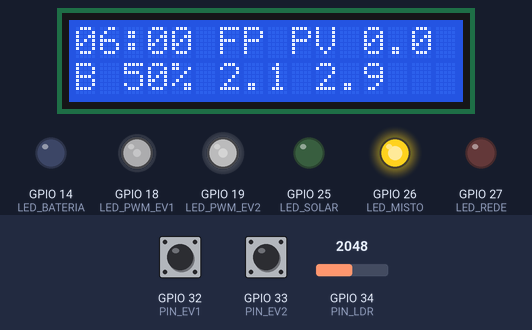
The sketch below on a simulated ESP32. Shown: 16×2 character LCD, output pins drawn as LEDs (lit = HIGH). The test bench sets the inputs (shaded band); at power-on: GPIO 32 (PIN_EV1) LOW, GPIO 34 (PIN_LDR) = 2048, GPIO 33 (PIN_EV2) LOW. What the sketch prints to the serial monitor is not drawn.

Above: at 2.7 s.
2.8 s: GPIO 32 (PIN_EV1) pulled HIGH for 1.85 s
At 4.0 s:
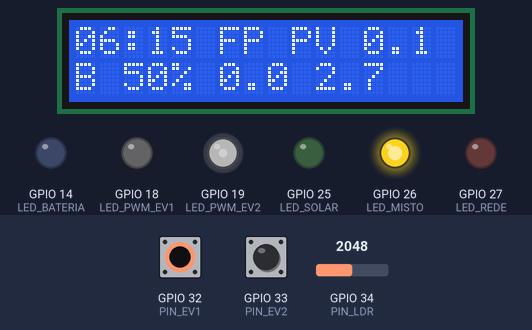
6.2 s: GPIO 34 (PIN_LDR) set to 2866
At 6.9 s:
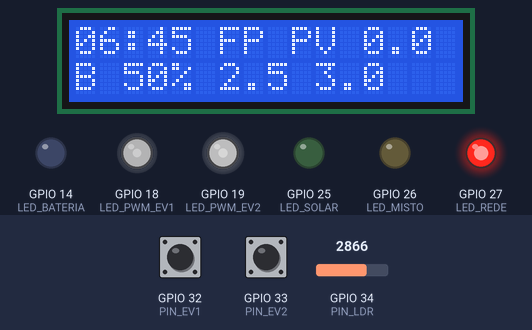
11.3 s: GPIO 33 (PIN_EV2) pulled HIGH for 1.85 s
At 12.7 s:
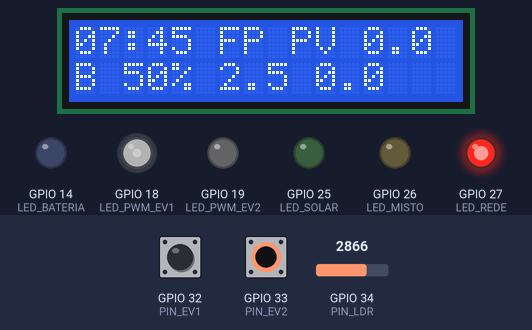
15.4 s: GPIO 34 (PIN_LDR) set to 1228
At 16.7 s:
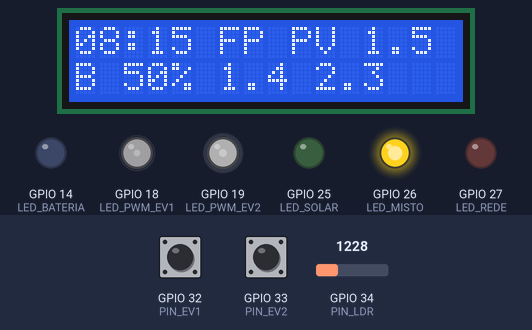
20.5 s: GPIO 34 (PIN_LDR) set to 0
At 22.6 s:
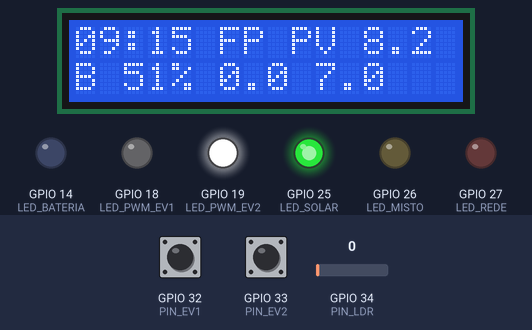
25.6 s: GPIO 33 (PIN_EV2) pulled HIGH for 1.85 s
At 28.4 s:
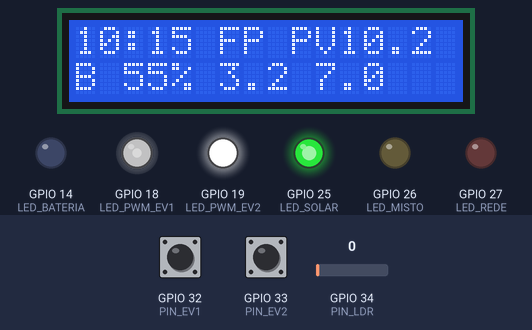
Timing chart, 0 to 44.7 s (numbered marks = the images above; inputs shaded):
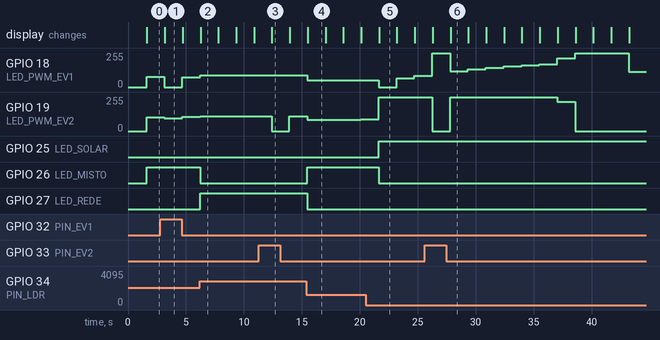

The sketch:

sketch.ino
```cpp
// ============================================================================
// GreenCharge — Controlador do Eletroposto (EVSE) — Sprint 4
// EV Challenge 2026 — FIAP — Energias Renováveis e Sustentabilidade
//
// Equipe: Bryan Lugli (RM571350) · Beckman Lugli (RM573442) · Guilherme Xavier (RM573053)
//
// Plataforma: ESP32 DevKit V1 (simulado no Wokwi)
//
// O QUE MUDOU EM RELAÇÃO À SPRINT 3
//   Sprint 3: 6 cenários fixos, regra "solar primeiro" e cada carro a 7,4 kW.
//   Sprint 4: o controlador LÊ SENSORES e roda o MESMO algoritmo inteligente
//   do motor Python (greencharge/estrategias.py), em versão embarcada:
//     - sensor de luz (LDR)    → irradiância → geração FV (inversor GoodWe ET)
//     - 2 chaves deslizantes   → veículo conectado no carregador 1 / 2 (GoodWe HCA)
//     - bateria simulada       → GoodWe Lynx Home F (16,38 kWh, LFP)
//     - relógio acelerado      → 1,5 s real = 15 min; percorre a Tarifa Branca
//     - LEDs PWM por carregador→ brilho = potência liberada (perfil OCPP em A)
//     - LEDs de status         → verde (só sol), amarelo (sol+bateria/rede), vermelho (só rede),
//                                azul (bateria descarregando)
//     - LCD 16x2 I2C           → painel local do eletroposto
//     - Serial                 → telemetria em JSON (uma linha a cada 15 min),
//                                que o Python importa: python -m greencharge.importar_wokwi log.txt
// ============================================================================

#include <Wire.h>
#include <LiquidCrystal_I2C.h>
#include <math.h>

// ---------------------------------------------------------------- pinos
const int PIN_LDR      = 34;   // AO do sensor de luminosidade
const int PIN_EV1      = 32;   // chave: carro conectado no carregador 1
const int PIN_EV2      = 33;   // chave: carro conectado no carregador 2
const int LED_SOLAR    = 25;   // verde
const int LED_MISTO    = 26;   // amarelo
const int LED_REDE     = 27;   // vermelho
const int LED_BATERIA  = 14;   // azul
const int LED_PWM_EV1  = 18;   // brilho = potência do carregador 1
const int LED_PWM_EV2  = 19;   // brilho = potência do carregador 2

LiquidCrystal_I2C lcd(0x27, 16, 2);

// ---------------------------------------------------------------- parâmetros (iguais ao config.py)
const float PV_KWP          = 15.0;
const float PERF_RATIO      = 0.80;
const float BAT_CAP_KWH     = 16.38;
const float BAT_SOC_MIN     = 0.10;
const float BAT_SOC_MAX     = 0.95;
const float BAT_P_KW        = 7.5;
const float BAT_EF          = 0.959;  // sqrt(0,92): perda dividida entre carga e descarga
const float P_MAX           = 7.0;    // GoodWe HCA 7 kW
const float P_MIN           = 1.4;    // ~6 A (mínimo da IEC 61851)
const float RESERVA_PONTA   = 8.0;    // kWh guardados para a ponta
const float MARGEM          = 0.85;
const float DT_H            = 0.25;   // passo de 15 min
const float FATOR_CO2       = 0.0247; // kg/kWh — SIN (MCTI, média jan–abr/2025)
const float TARIFA_PONTA    = 1.48030;
const float TARIFA_INTERM   = 0.98450;
const float TARIFA_FP       = 0.66924;
const unsigned long MS_POR_PASSO = 1500;

// ---------------------------------------------------------------- estado
struct Veiculo {
  bool conectado;
  float pedido;     // kWh pedidos
  float restante;   // kWh que faltam
  int saida;        // minuto do dia em que vai embora
  float potencia;   // kW liberados agora
};

Veiculo ev[2];
float socKwh = BAT_CAP_KWH * 0.5;
int minutoDia = 6 * 60;           // começa às 06:00
float acumSolar = 0, acumBat = 0, acumRede = 0, acumCusto = 0;

// ---------------------------------------------------------------- utilidades
const char* posto(int m) {
  if (m >= 17 * 60 + 30 && m < 20 * 60 + 30) return "P";   // ponta
  if ((m >= 16 * 60 + 30 && m < 17 * 60 + 30) || (m >= 20 * 60 + 30 && m < 21 * 60 + 30)) return "I";
  return "FP";
}

float precoAgora(int m) {
  const char* p = posto(m);
  if (p[0] == 'P') return TARIFA_PONTA;
  if (p[0] == 'I') return TARIFA_INTERM;
  return TARIFA_FP;
}

// curva do dia (0 à noite, 1 ao meio-dia solar) — aproximação do céu claro
float formaDoDia(int m) {
  float h = m / 60.0;
  if (h < 5.75 || h > 18.75) return 0;
  float s = sin(M_PI * (h - 5.75) / 13.0);
  return s > 0 ? pow(s, 1.3) : 0;
}

// LDR do Wokwi → lux (fórmula da documentação do componente, adaptada para 3,3 V / 12 bits)
float lerLux() {
  int bruto = analogRead(PIN_LDR);
  float v = bruto / 4095.0 * 3.3;
  if (v >= 3.29) v = 3.29;
  float r = 2000.0 * v / (1.0 - v / 3.3);
  const float GAMMA = 0.7, RL10 = 50;
  return pow(RL10 * 1e3 * pow(10, GAMMA) / r, 1.0 / GAMMA);
}

// claridade do céu 0..1 em escala logarítmica:
// 100 lux (tempestade) → 0 · 1.000 lux → 0,33 · 10.000 lux → 0,67 · 100.000 lux (sol pleno) → 1
float claridadeCeu() {
  float k = (log10(max(lerLux(), 1.0f)) - 2.0) / 3.0;
  return k < 0 ? 0 : (k > 1 ? 1 : k);
}

float geracaoPv(int m, float ceu) {
  return PV_KWP * PERF_RATIO * formaDoDia(m) * ceu;
}

// energia solar que ainda deve vir até o minuto "ate" (previsão local simples)
float previsaoSolarKwh(int de, int ate, float ceu) {
  float e = 0;
  for (int m = de; m < ate && m < 24 * 60; m += 15) e += geracaoPv(m, ceu) * DT_H;
  return e * 0.75;   // só confia em 75% da previsão
}

int passosForaPonta(int de, int ate) {
  int n = 0;
  for (int m = de; m < ate; m += 15) if (posto(m % 1440)[0] == 'F') n++;
  return n > 0 ? n : 1;
}

void lerChaves() {
  bool estado[2] = { digitalRead(PIN_EV1) == LOW, digitalRead(PIN_EV2) == LOW };
  for (int i = 0; i < 2; i++) {
    if (estado[i] && !ev[i].conectado) {          // carro acabou de chegar
      ev[i].conectado = true;
      ev[i].pedido = (i == 0) ? 22.0 : 12.0;       // kWh informados no app
      ev[i].restante = ev[i].pedido;
      ev[i].saida = minutoDia + (i == 0 ? 9 * 60 : 4 * 60);
      Serial.printf("{\"evento\":\"conectou\",\"carregador\":%d,\"pedido_kwh\":%.1f}\n", i + 1, ev[i].pedido);
    }
    if (!estado[i] && ev[i].conectado) {
      ev[i].conectado = false;
      ev[i].potencia = 0;
      Serial.printf("{\"evento\":\"desconectou\",\"carregador\":%d,\"restante_kwh\":%.2f}\n", i + 1, ev[i].restante);
    }
  }
}

// ---------------------------------------------------------------- algoritmo GreenCharge
void decidir(float pv, float ceu) {
  const char* p = posto(minutoDia);
  float totalRestante = 0;
  for (int i = 0; i < 2; i++) if (ev[i].conectado) totalRestante += ev[i].restante;
  if (totalRestante <= 0) totalRestante = 1;

  float soma = 0;
  for (int i = 0; i < 2; i++) {
    Veiculo &v = ev[i];
    v.potencia = 0;
    if (!v.conectado || v.restante <= 0.001) continue;
    float teto = min(P_MAX, v.restante / DT_H);
    int passos = max(1, (v.saida - minutoDia) / 15);
    // 1. garantia de prazo
    float futura = P_MAX * DT_H * (passos - 1) * MARGEM;
    float obrig = max(0.0f, (v.restante - futura) / DT_H);
    // 2. previsão solar rateada
    float sol = previsaoSolarKwh(minutoDia, v.saida, ceu) * v.restante / totalRestante;
    float precisaRede = max(0.0f, v.restante - sol);
    // 3. rede só no fora de ponta, espalhada nas horas baratas
    float pot = obrig;
    if (p[0] == 'F' && precisaRede > 0) {
      float ritmo = max(P_MIN, precisaRede / (passosForaPonta(minutoDia, v.saida) * DT_H));
      pot = max(pot, ritmo);
    }
    v.potencia = min(pot, teto);
    soma += v.potencia;
  }
  // 4. excedente solar para quem tem menos folga
  float sobra = pv - soma;
  int ordem[2] = {0, 1};
  float folga0 = (ev[0].saida - minutoDia) / 60.0 - ev[0].restante / P_MAX;
  float folga1 = (ev[1].saida - minutoDia) / 60.0 - ev[1].restante / P_MAX;
  if (folga1 < folga0) { ordem[0] = 1; ordem[1] = 0; }
  for (int k = 0; k < 2 && sobra > 0; k++) {
    Veiculo &v = ev[ordem[k]];
    if (!v.conectado || v.restante <= 0.001) continue;
    float teto = min(P_MAX, v.restante / DT_H);
    float novo = min(teto, v.potencia + sobra);
    if (novo > 0 && novo < P_MIN) continue;      // abaixo do mínimo o carro não carrega
    sobra -= novo - v.potencia;
    v.potencia = novo;
  }
}

// ---------------------------------------------------------------- física + saídas
void aplicar(float pv) {
  float carga = ev[0].potencia + ev[1].potencia;
  float pvEv = min(pv, carga);
  float deficit = carga - pvEv;

  // bateria: guarda reserva para a ponta até 16h30, depois libera
  float minimo = BAT_CAP_KWH * BAT_SOC_MIN;
  float descargaMax = BAT_P_KW;
  if (minutoDia >= 6 * 60 && minutoDia < 16 * 60 + 30) {
    descargaMax = max(0.0f, min(BAT_P_KW, (socKwh - minimo - RESERVA_PONTA) / DT_H));
  }
  float batEv = 0;
  if (deficit > 0) {
    float disp = max(0.0f, (socKwh - minimo) * BAT_EF / DT_H);
    batEv = min(min(deficit, descargaMax), min(BAT_P_KW, disp));
    socKwh -= batEv * DT_H / BAT_EF;
  }
  float rede = deficit - batEv;
  float excedente = pv - pvEv;
  float cargaBat = min(min(excedente, BAT_P_KW), max(0.0f, (BAT_CAP_KWH * BAT_SOC_MAX - socKwh) / (BAT_EF * DT_H)));
  socKwh += cargaBat * BAT_EF * DT_H;
  float injecao = excedente - cargaBat;

  for (int i = 0; i < 2; i++) {
    if (ev[i].conectado) ev[i].restante = max(0.0f, ev[i].restante - ev[i].potencia * DT_H);
  }
  acumSolar += (pvEv + batEv) * DT_H;
  acumBat += batEv * DT_H;
  acumRede += rede * DT_H;
  acumCusto += rede * DT_H * precoAgora(minutoDia);

  // LEDs de status da fonte de energia
  digitalWrite(LED_SOLAR, LOW); digitalWrite(LED_MISTO, LOW); digitalWrite(LED_REDE, LOW);
  if (carga > 0.01) {
    if (rede < 0.01 && batEv < 0.01) digitalWrite(LED_SOLAR, HIGH);
    else if (pvEv + batEv < 0.01) digitalWrite(LED_REDE, HIGH);
    else digitalWrite(LED_MISTO, HIGH);
  }
  digitalWrite(LED_BATERIA, batEv > 0.01 ? HIGH : LOW);
  // brilho proporcional à potência liberada (em produção: limite de corrente OCPP)
  analogWrite(LED_PWM_EV1, (int)(255 * ev[0].potencia / P_MAX));
  analogWrite(LED_PWM_EV2, (int)(255 * ev[1].potencia / P_MAX));

  // painel LCD
  char l1[24], l2[24];   // folga: o LCD mostra só 16 colunas
  snprintf(l1, sizeof(l1), "%02d:%02d %-2s PV%4.1f", minutoDia / 60, minutoDia % 60, posto(minutoDia), pv);
  snprintf(l2, sizeof(l2), "B%3d%% %3.1f %3.1f", (int)(100 * socKwh / BAT_CAP_KWH), ev[0].potencia, ev[1].potencia);
  l1[16] = l2[16] = 0;
  lcd.setCursor(0, 0); lcd.print(l1);
  lcd.setCursor(0, 1); lcd.print(l2);

  // telemetria JSON — mesmo formato de colunas do simulador Python
  Serial.printf("{\"hora\":\"%02d:%02d\",\"posto\":\"%s\",\"pv_kw\":%.2f,\"soc_pct\":%.1f,"
                "\"ev1_kw\":%.2f,\"ev2_kw\":%.2f,\"pv_para_ev_kw\":%.2f,\"bateria_para_ev_kw\":%.2f,"
                "\"rede_para_ev_kw\":%.2f,\"injecao_kw\":%.2f,\"ev1_restante_kwh\":%.2f,\"ev2_restante_kwh\":%.2f}\n",
                minutoDia / 60, minutoDia % 60, posto(minutoDia), pv, 100 * socKwh / BAT_CAP_KWH,
                ev[0].potencia, ev[1].potencia, pvEv, batEv, rede, injecao,
                ev[0].conectado ? ev[0].restante : 0.0, ev[1].conectado ? ev[1].restante : 0.0);
}

void resumoDoDia() {
  float total = acumSolar + acumRede;
  Serial.printf("{\"resumo\":true,\"solar_kwh\":%.2f,\"bateria_kwh\":%.2f,\"rede_kwh\":%.2f,"
                "\"fracao_solar_pct\":%.1f,\"custo_rede_rs\":%.2f,\"co2_rede_kg\":%.3f}\n",
                acumSolar, acumBat, acumRede, total > 0 ? 100 * acumSolar / total : 0.0, acumCusto,
                acumRede * FATOR_CO2);
  acumSolar = acumBat = acumRede = acumCusto = 0;
}

// ---------------------------------------------------------------- setup / loop
void setup() {
  Serial.begin(115200);
  pinMode(PIN_EV1, INPUT_PULLUP);
  pinMode(PIN_EV2, INPUT_PULLUP);
  int leds[] = {LED_SOLAR, LED_MISTO, LED_REDE, LED_BATERIA, LED_PWM_EV1, LED_PWM_EV2};
  for (int p : leds) pinMode(p, OUTPUT);
  lcd.init();
  lcd.backlight();
  lcd.print("GreenCharge S4");
  lcd.setCursor(0, 1);
  lcd.print("GoodWe ET+HCA");
  delay(1500);
  Serial.println("{\"evento\":\"inicio\",\"versao\":\"sprint4\"}");
}

void loop() {
  lerChaves();
  float ceu = claridadeCeu();
  float pv = geracaoPv(minutoDia, ceu);
  decidir(pv, ceu);
  aplicar(pv);

  minutoDia += 15;
  if (minutoDia >= 24 * 60) {
    minutoDia = 0;
    resumoDoDia();
    for (int i = 0; i < 2; i++) ev[i].saida -= 24 * 60;   // prazos continuam valendo no dia seguinte
  }
  delay(MS_POR_PASSO);
}
```

Measured:
- after the input at 2.8 s, GPIO 18 (LED_PWM_EV1): 76/255 → 0/255 after 0.34 s, → 75/255 1.5 s later; GPIO 19 (LED_PWM_EV2): 105/255 → 97/255 after 0.34 s, → 106/255 1.5 s later
- after the input at 6.2 s, GPIO 18 (LED_PWM_EV1): 75/255 → 89/255 at once; GPIO 19 (LED_PWM_EV2): 106/255 → 110/255 at once; GPIO 26 (LED_MISTO): HIGH → LOW at once; GPIO 27 (LED_REDE): LOW → HIGH at once
- after the input at 11.3 s, GPIO 19 (LED_PWM_EV2): 110/255 → 0/255 after 1.1 s, → 109/255 1.5 s later
- after the input at 15.4 s, GPIO 18 (LED_PWM_EV1): 89/255 → 51/255 after 0.07 s; GPIO 19 (LED_PWM_EV2): 109/255 → 83/255 after 0.07 s, → 84/255 1.5 s later, → 86/255 1.5 s later, → 89/255 1.5 s later; GPIO 26 (LED_MISTO): LOW → HIGH after 0.07 s; GPIO 27 (LED_REDE): HIGH → LOW after 0.07 s
- after the input at 20.5 s, GPIO 18 (LED_PWM_EV1): 51/255 → 0/255 after 1.1 s, → 65/255 1.5 s later, → 84/255 1.5 s later; GPIO 25 (LED_SOLAR): LOW → HIGH after 1.1 s; GPIO 26 (LED_MISTO): HIGH → LOW after 1.1 s
- after the input at 25.6 s, GPIO 25 (LED_SOLAR): stays HIGH (without the input it goes to LOW after 16.1 s)
- what the display in image 2 shows lasts 1.5 s, from 6.3 s to 7.8 s
